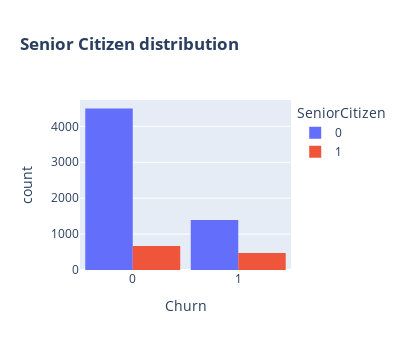

The cell this chart's notebook holds for it:
### Markdown cell above
**7. Senior citizen**

Though most users are not senior citizens, we observed that higher percent of churn users in seniors.

### Code cell
fig = px.histogram(df2, x="Churn", color="SeniorCitizen", barmode="group", title="<b>Senior Citizen distribution</b>")
fig.update_layout(width=400, height=350, bargap=0.1)
fig.show();

### Figure 1 — Plotly figure (JSON) as saved in the notebook; plotly's stock layout.template omitted (floating-point values rounded to 4 significant figures; data arrays with more than 128 entries replaced by an {"elided": "..."} marker saying what was removed)
{"data": [{"alignmentgroup": "True", "bingroup": "x", "hovertemplate": "SeniorCitizen=0<br>Churn=%{x}<br>count=%{y}<extra></extra>", "legendgroup": "0", "marker": {"color": "#636efa", "pattern": {"shape": ""}}, "name": "0", "offsetgroup": "0", "orientation": "v", "showlegend": true, "type": "histogram", "x": {"elided": "5890 int values"}, "xaxis": "x", "yaxis": "y"}, {"alignmentgroup": "True", "bingroup": "x", "hovertemplate": "SeniorCitizen=1<br>Churn=%{x}<br>count=%{y}<extra></extra>", "legendgroup": "1", "marker": {"color": "#EF553B", "pattern": {"shape": ""}}, "name": "1", "offsetgroup": "1", "orientation": "v", "showlegend": true, "type": "histogram", "x": {"elided": "1142 int values"}, "xaxis": "x", "yaxis": "y"}], "layout": {"bargap": 0.1, "barmode": "group", "height": 350, "legend": {"title": {"text": "SeniorCitizen"}, "tracegroupgap": 0}, "title": {"text": "<b>Senior Citizen distribution</b>"}, "width": 400, "xaxis": {"anchor": "y", "domain": [0, 1], "title": {"text": "Churn"}}, "yaxis": {"anchor": "x", "domain": [0, 1], "title": {"text": "count"}}}}
